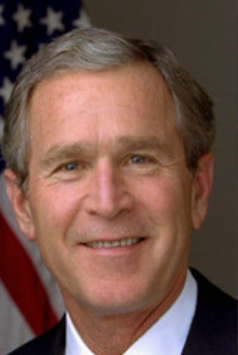
#> input picture Assignment-29/1.morph-images/image1.PNG, 238 x 355 px, found by its file name
$ python morph-images.py
#> lines starting #> are read from the running program, lines starting #| are printed output that depends on the picture
import cv2
import numpy as np


image1=cv2.imread("Assignment-29/image1.PNG")
#> image1 is the input picture: shape (355, 238, 3); mean B, G, R 72, 82.7, 113.2
image2=cv2.imread("Assignment-29/image2.PNG")
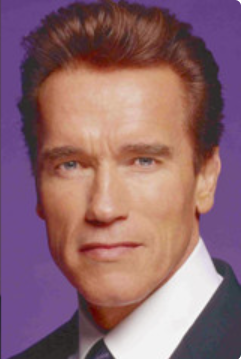
#> input picture Assignment-29/1.morph-images/image2.PNG, 241 x 359 px, found by its file name
#> image2 is the input picture: shape (359, 241, 3); mean B, G, R 110.1, 102.7, 141.2

image1=cv2.resize(image1,(300,400))
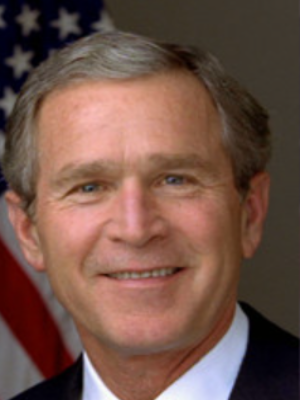
#> image1: shape (400, 300, 3); mean B, G, R 71.8, 82.6, 113.1
image2=cv2.resize(image2,(300,400))
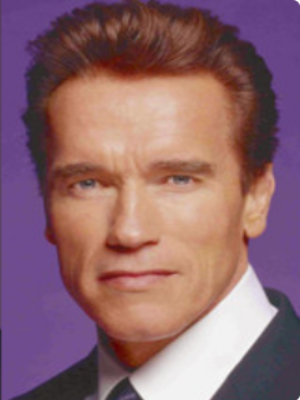
#> image2: shape (400, 300, 3); mean B, G, R 110, 102.6, 141.1
result_1=image1
result_5=image2
image1=image1.astype(np.float32)
image2=image2.astype(np.float32)
result_2=image1*3/4+image2*1/4
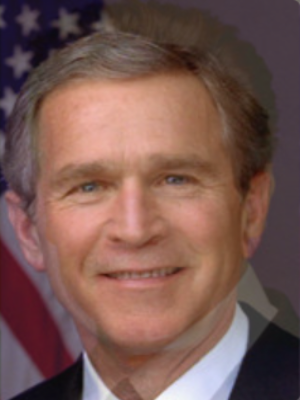
#> result_2: shape (400, 300, 3) float32; mean B, G, R 81.4, 87.6, 120.1
result_3=image1/2+image2/2
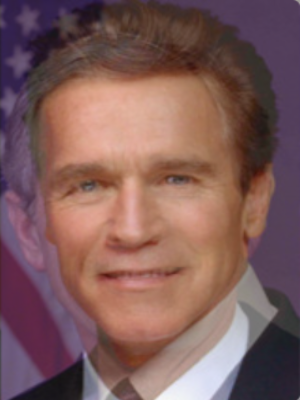
#> result_3: shape (400, 300, 3) float32; mean B, G, R 90.9, 92.6, 127.1
result_4=image1*1/4+image2*3/4
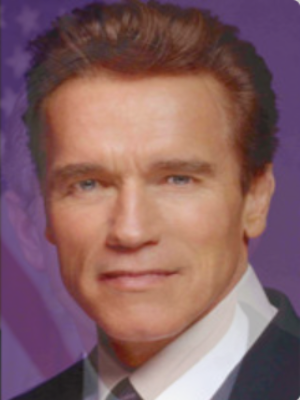
#> result_4: shape (400, 300, 3) float32; mean B, G, R 100.5, 97.6, 134.1
result_2=result_2.astype(np.uint8)
result_3=result_3.astype(np.uint8)
result_4=result_4.astype(np.uint8)

# concatenate image Horizontally
result = np.concatenate((result_1, result_2,result_3,result_4,result_5), axis=1)
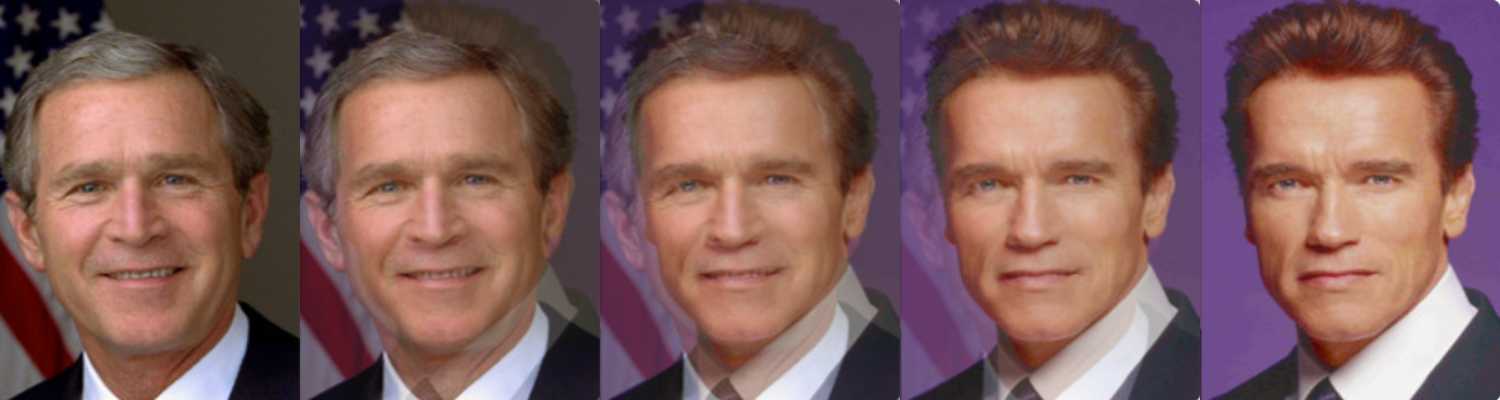
#> result: shape (400, 1500, 3); mean B, G, R 90.7, 92.4, 126.9
cv2.imshow("",result)
cv2.imwrite("result.jpg",result)
cv2.waitKey()
